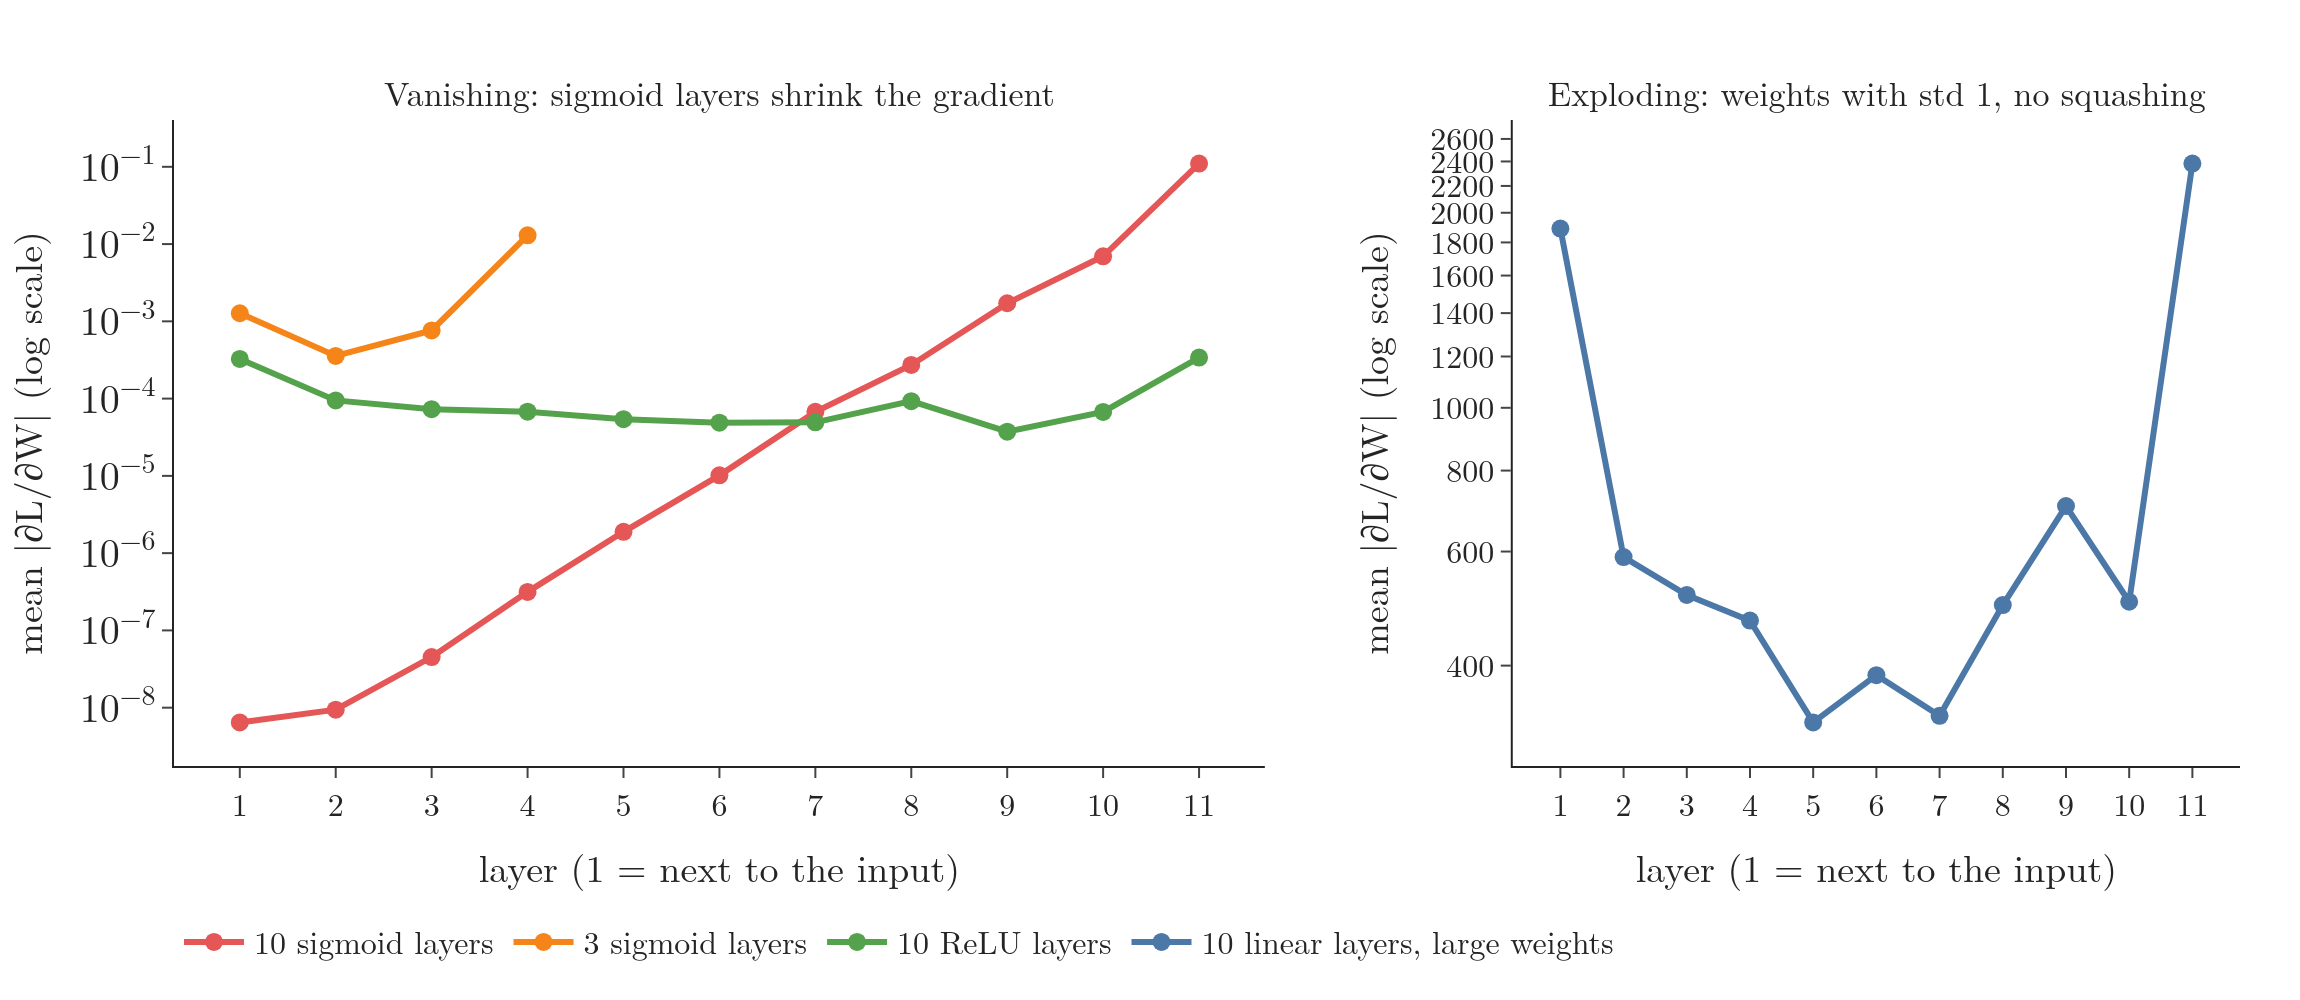

This chart was generated by the following Python code:
"""Mean |gradient| of each layer's weights at the start of training (from the Notebook): vanishing in a deep sigmoid
network, steady with ReLU, exploding with large weights and no squashing (Plotly)."""
from pathlib import Path
import pandas as pd
import plotly.graph_objects as go
from plotly.subplots import make_subplots
from common import BLUE, ORANGE, GREEN, RED, FONT

here = Path(__file__).parent
g = pd.read_csv(here.parent / "data" / "layer_gradients.csv")
e = pd.read_csv(here.parent / "data" / "exploding_gradients.csv")
fig = make_subplots(rows=1, cols=2, horizontal_spacing=0.12, column_widths=[0.6, 0.4],
                    subplot_titles=("Vanishing: sigmoid layers shrink the gradient",
                                    "Exploding: weights with std 1, no squashing"))
for name, c in (("10 sigmoid layers", RED), ("3 sigmoid layers", ORANGE), ("10 ReLU layers", GREEN)):
    d = g[g.network == name]
    fig.add_trace(go.Scatter(x=d.layer, y=d.mean_abs_grad, mode="lines+markers", name=name,
                             line=dict(color=c, width=3), marker=dict(size=9)), row=1, col=1)
fig.add_trace(go.Scatter(x=e.layer, y=e.mean_abs_grad, mode="lines+markers", name="10 linear layers, large weights",
                         line=dict(color=BLUE, width=3), marker=dict(size=9)), row=1, col=2)
for col in (1, 2):
    fig.update_xaxes(title_text="layer (1 = next to the input)", dtick=1, row=1, col=col)
    fig.update_yaxes(title_text="mean |∂L/∂W| (log scale)", type="log", exponentformat="power", row=1, col=col)
fig.update_layout(template="simple_white", width=1150, height=500, font=FONT,
                  legend=dict(orientation="h", x=0.0, y=-0.22), margin=dict(l=80, r=30, t=60, b=110))
fig.update_annotations(font=dict(family="Latin Modern Roman", size=17))
fig.write_image(here / "layer_gradients.png", scale=2)
fig.write_image(here / "layer_gradients.pdf")
